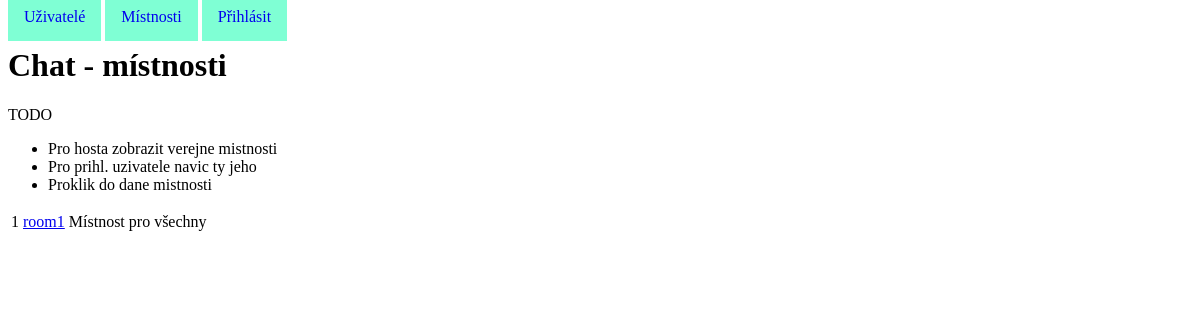
The page /rooms.php on the database its author committed.
### tables this page shows
CREATE TABLE `rooms` (
  `id` int NOT NULL AUTO_INCREMENT,
  `name` varchar(45) NOT NULL,
  `public` enum('Y','N') NOT NULL DEFAULT 'N',
  `descr` varchar(1000) DEFAULT NULL,
  PRIMARY KEY (`id`),
  UNIQUE KEY `name` (`name`)
);

### rooms.php (the view, shortened to what this page needs)
<?php
require_once "layout/header.php";
?>
<h1>Chat - místnosti</h1>
TODO
<ul>
<li>Pro hosta zobrazit verejne mistnosti
<li>Pro prihl. uzivatele navic ty jeho
<li>Proklik do dane mistnosti
</ul>
<?php
$sql = "
select id, name, public, descr
from rooms
where public = 'Y'
"
.($_SESSION["logged_in"] ? " or public = 'N'" : "");
$con = connect_db();
$sqlstat = mysqli_query($con, $sql);
echo "<table>\n";
while ($row = mysqli_fetch_array($sqlstat)) {
    echo "<tr>";
    $id = $row["id"];
    echo "<td>$id</td>";
    echo "<td><a href='chat.php?id=$id'>"
        .$row["name"]
        ."</a></td>";
    echo "<td>".$row["descr"]."</td>";
    echo "</tr>\n";
}
echo "</table>\n";
?>
<?php
require_once "layout/footer.php";
?>

### rows shown on the page
rooms: id "1", name "room1", descr "Místnost pro všechny"
